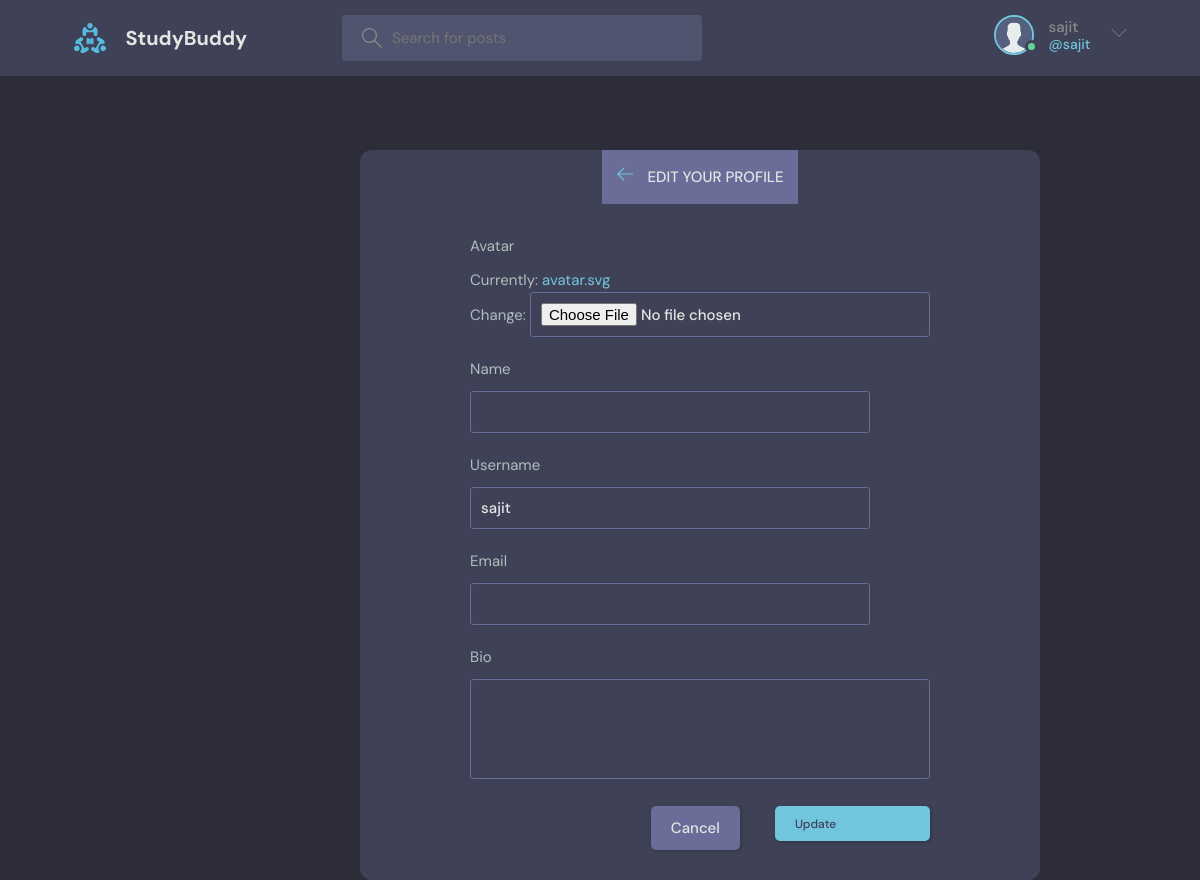
Screenshot of /update-user/ (signed in) with the database file from the repository.
### base/models.py (models this page shows)
class User(AbstractUser):
    name = models.CharField(max_length=200, null=True)
    email = models.EmailField(unique=True, null=True)
    bio = models.TextField(null=True)
    avatar = models.ImageField(null=True, default="avatar.svg")
    is_verified = models.BooleanField(default=False)
    auth_token = models.CharField(max_length = 100,null=True)
    REQUIRED_FIELDS = []

### base/views.py (the view)
# urls.py: path('update-user/',views.updateUser,name='update-user'),
@login_required(login_url='login_page')
def updateUser(request):
    user = request.user
    form = UserForm(instance=user)
    if request.method == 'POST':
        form = UserForm(request.POST, request.FILES, instance=user)
        if form.is_valid():
            form.save()
            return redirect('user-profile', pk=user.id)
    return render(request, 'base/update-user.html', {'form': form})

### base/forms.py
class UserForm(ModelForm):
    class Meta:
        model = User
        fields = ['avatar', 'name', 'username', 'email', 'bio']

### base/templates/base/update-user.html (shortened to what this page needs)
{% extends 'main.html' %}
{% block content %}
<main class="update-account layout">
  <div class="container">
    <div class="layout__box">
      <div class="layout__boxHeader">
        <div class="layout__boxTitle">
          <a href="{% url 'Home' %}">
            <svg version="1.1" xmlns="http://www.w3.org/2000/svg" width="32" height="32" viewBox="0 0 32 32">
              <title>arrow-left</title>
              <path
                d="M13.723 2.286l-13.723 13.714 13.719 13.714 1.616-1.611-10.96-10.96h27.625v-2.286h-27.625l10.965-10.965-1.616-1.607z">
              </path>
            </svg>
          </a>
          <h3>Edit your profile</h3>
        </div>
      </div>
      <div class="layout__body">
        <form class="form" action="" method="POST" enctype="multipart/form-data">
          {% for field in form %}
          <div class="form__group">
            <label for="profile_pic">{{field.label}}</label>
            {{field}}
          </div>
          {% endfor %}
          <div class="form__action">
            <a class="btn btn--dark" href="Home.html">Cancel</a>
            <button class="btn btn--main" type="submit">Update</button>
          </div>
        </form>
      </div>
    </div>
  </div>
</main>
{% endblock content %}

### templates/navbar.html (shortened to what this page needs)
{% load static %}
<header class="header header--loggedIn">
    <div class="container">
        <a href="{% url 'Home' %}" class="header__logo">
            <img src="{% static 'images/logo.svg' %}" />
            <h1>StudyBuddy</h1>
        </a>
        <form class="header__search" method="GET" action="{% url 'Home' %}">
            <label>
                <input name="q" placeholder="Search for posts" />
            </label>
        </form>
        <nav class="header__menu">
            {% if request.user.is_authenticated %}
            <div class="header__user">
                <a href="{% url 'update-user' %}">
                    <div class="avatar avatar--medium active">
                        <img src="{{request.user.avatar.url}}" />
                    </div>
                    <p>{{request.user.username}} <span>@{{request.user.username}}</span></p>
                </a>
                <button class="dropdown-button">
                    <svg version="1.1" xmlns="http://www.w3.org/2000/svg" width="32" height="32" viewBox="0 0 32 32">
                        <title>chevron-down</title>
                        <path d="M16 21l-13-13h-3l16 16 16-16h-3l-13 13z"></path>
                    </svg>
                </button>
            </div>
            {% else %}
            <a href="{% url 'login_page' %}">
                <img src="{% static 'images/avatar.svg' %}" />
                <p>Login</p>
            </a>
            {% endif %}
        </nav>
    </div>
</header>

### rows the page displays
User: user.avatar (placeholder picture), user.username "sajit", form "sajit"

### other values shown
{{ field.label }} "Avatar" "Name" "Username" "Email" "Bio"
